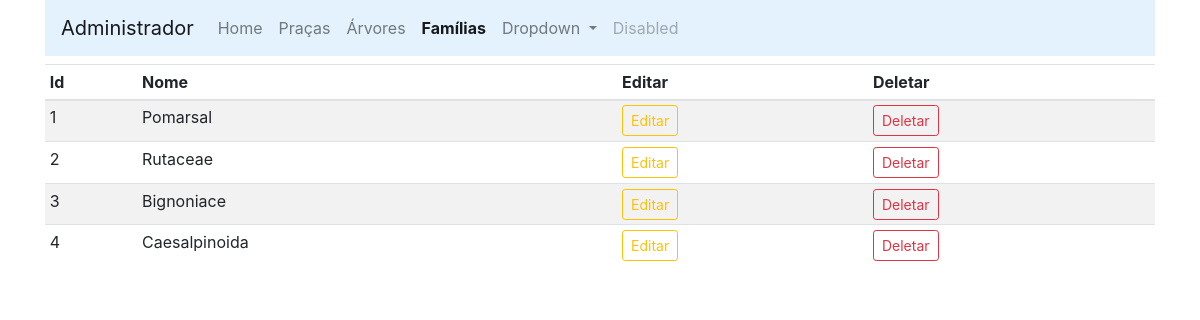
Page /familias (signed in) on the earlier database version.
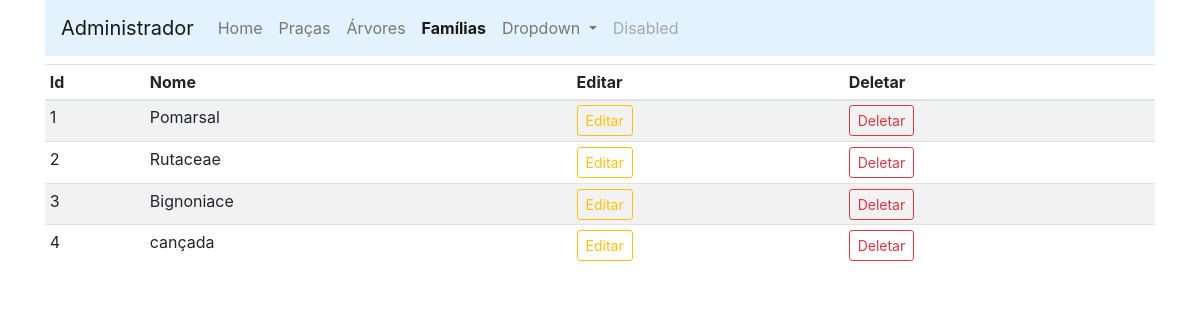
Same page on the later database version.
### app_arbo/trees/models.py (models this page shows)
class Familia(db.Model):
    id=db.Column(db.Integer,primary_key=True)
    name=db.Column(db.String(30),nullable=False,unique=True)

### app_arbo/admin/rotas.py (the view)
@app.route('/familias')
def familias():
    if 'email' not in session:
        flash(f'Favor faça seu login no sistema.', 'success')
        return redirect(url_for('login'))
    familias = Familia.query.order_by(Familia.id.desc( )).all()
    return render_template('admin/familia.html', title='Página Famílias', familias=familias)

### app_arbo/templates/admin/familia.html (shortened to what this page needs)
{% extends 'layouts.html' %}
{% block content %}
<div class="container">
    <nav class="navbar navbar-expand-lg navbar-light" style="background-color: #e3f2fd;">
        <a class="navbar-brand" href="/admin">Administrador</a>
        <div class="collapse navbar-collapse" id="navbarSupportedContent">
          <ul class="navbar-nav mr-auto">
            <li class="nav-item ">
              <a class="nav-link" href="/admin">Home <span class="sr-only">(current)</span></a>
            </li>
            <li class="nav-item">
                <a class="nav-link" href="/pracas">Praças</a>
              </li>
              <li class="nav-item">
                <a class="nav-link" href="/arvores">Árvores</a>
              </li>
              <li class="nav-item active">
                <a class="nav-link" href="/familias"><strong>Famílias</strong></a>
            </li>
            <li class="nav-item dropdown">
              <a class="nav-link dropdown-toggle" href="#" id="navbarDropdown" role="button" data-toggle="dropdown" aria-haspopup="true" aria-expanded="false">
                Dropdown
              </a>
            </li>
            <li class="nav-item">
              <a class="nav-link disabled" href="#" tabindex="-1" aria-disabled="true">Disabled</a>
            </li>
          </ul>
        </div>
      </nav>
</div>
<div class="container mt-2">
    <table class="table table-sm table-striped">
        <thead>
            <th>Id</th>
            <th>Nome</th>
            <th></th>
            <th>Editar</th>
            <th>Deletar</th>
        </thead>
        <tbody>
            {% if familias %}
            {% for familia in familias %}
            <tr>
                <td>{{loop.index}}</td>
                <td>{{familia.name}}</td>
                <td></td>
                <td><a href="{{url_for('updatefamilia', id=familia.id)}}" class="btn btn-sm btn-outline-warning">Editar</a></td>
                <td><a href="" class="btn btn-sm btn-outline-danger">Deletar</a></td>
            </tr>
            {% endfor %}
            {% endif %}
        </tbody>
    </table>
</div>
{% endblock content %}

Differences in the rows shown:
changed Familia: name "Caesalpinoida" → "cançada"
